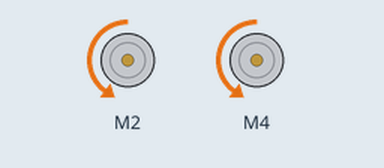
This sketch was run on a simulated Arduino Uno, built with avr-gcc and run on an emulated ATmega328P. Parts: 2 × DC motor (green arrow = forward, orange = backward, longer = faster).

Above: at 0.1 s.
Timing chart, 0 to 1.6 s (numbered marks = the images above):
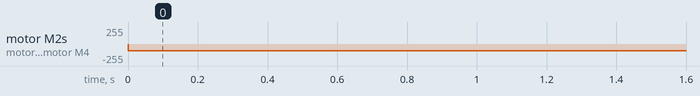

Measured:
- by itself, motor M2, motor M4: stopped → backward 100/255 at 0.00 s

The sketch:

motor_unit_testing.ino
```cpp
// A4 = SDA
// A5 = SCL

#include <Wire.h>
#include <Adafruit_MotorShield.h>
#include <Adafruit_PWMServoDriver.h>

Adafruit_MotorShield AFMS = Adafruit_MotorShield();

// request the DC motor from the motor shield
// may need to change (1) to whatever port # the motor is connected to
// M1 = 1, M2 = 2, M3 = 3, M4 = 4
Adafruit_DCMotor *myMotor_L = AFMS.getMotor(2);
Adafruit_DCMotor *myMotor_R = AFMS.getMotor(4);

void setup() {
  // starts motor shield
  AFMS.begin();
}

void loop() {
  // sets default speed of the motor
  // ranges from 0 (stopped) to 255 (full speed)
  myMotor_L->setSpeed(100);
  myMotor_R->setSpeed(100);

  // run(direction)
  // direction can be FORWARD, BACKWARD, or RELEASE
  // as of right now, seems to be that FORWARD is actually, in our perspective, a backwards motion. Keep in mind.
  myMotor_L->run(BACKWARD);
  myMotor_R->run(BACKWARD);

}
```
